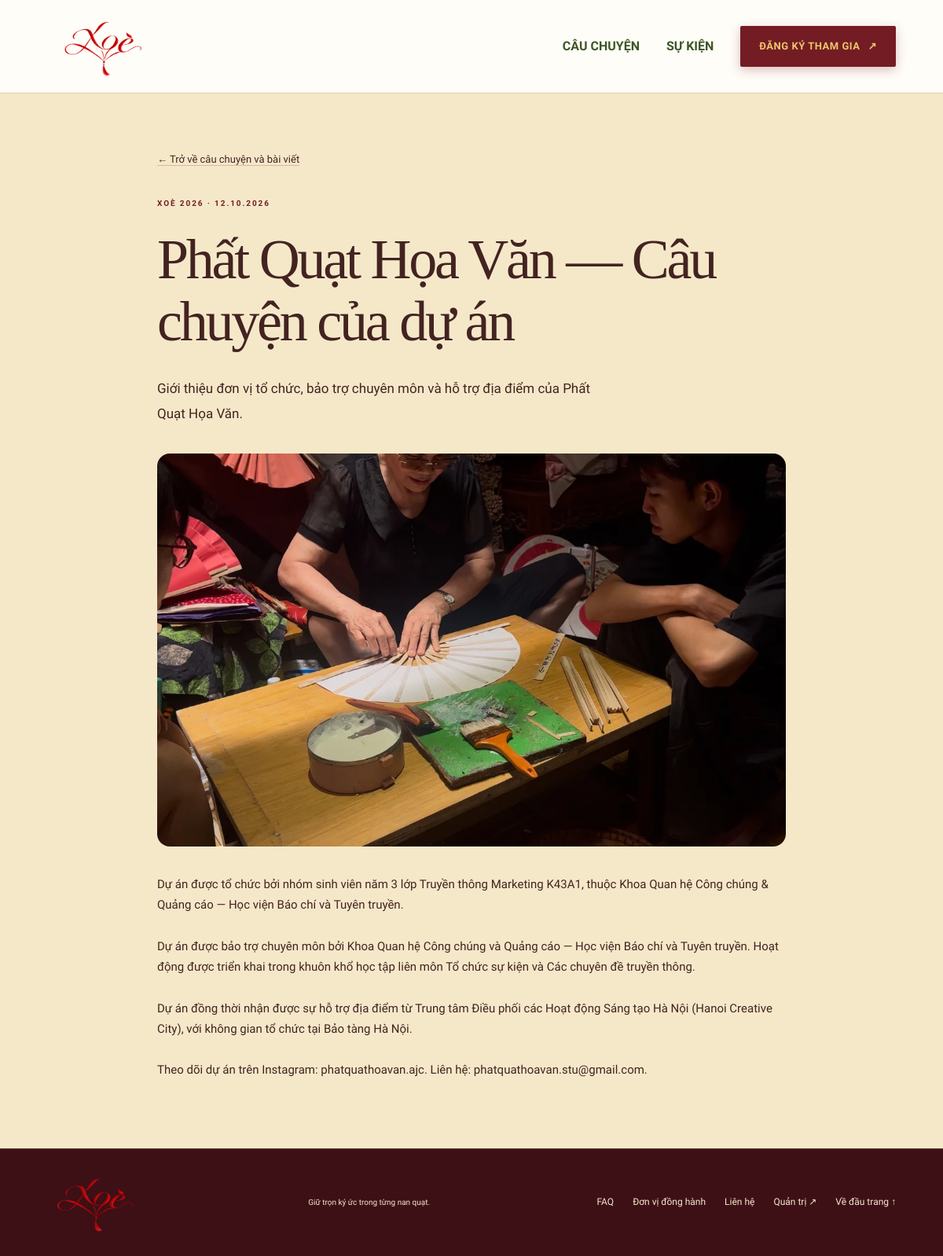
The page /public/post.php?id=2 on the database as committed earlier.
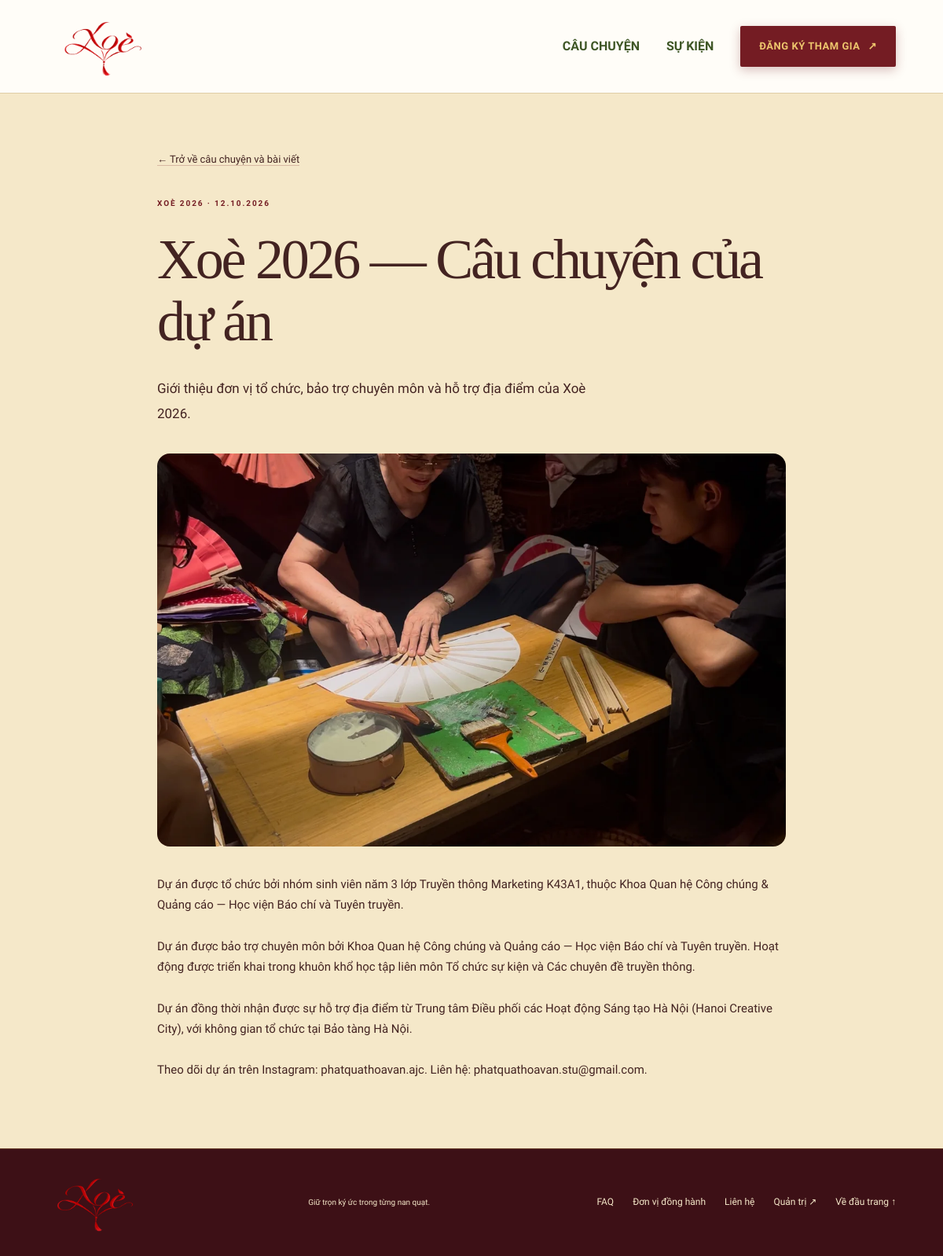
The same page on the database as committed later.
### tables this page shows
CREATE TABLE IF NOT EXISTS posts (
 id INT UNSIGNED AUTO_INCREMENT PRIMARY KEY,
 title VARCHAR(180) NOT NULL, excerpt VARCHAR(500) NOT NULL,
 show_on_home TINYINT(1) NOT NULL DEFAULT 0,
 body_format VARCHAR(10) NOT NULL DEFAULT 'plain',
 body MEDIUMTEXT NOT NULL, image VARCHAR(255) NOT NULL DEFAULT 'assets/village.jpg',
 published TINYINT(1) NOT NULL DEFAULT 0,
 created_at TIMESTAMP DEFAULT CURRENT_TIMESTAMP,
 updated_at TIMESTAMP DEFAULT CURRENT_TIMESTAMP ON UPDATE CURRENT_TIMESTAMP
);

### public/post.php (the view, shortened to what this page needs)
<?php
require __DIR__ . '/../app/bootstrap.php';
$id = filter_input(INPUT_GET, 'id', FILTER_VALIDATE_INT); $post = false;
try { if ($id && $id > 0) { $q = db()->prepare('SELECT * FROM posts WHERE id=? AND published=1'); $q->execute([$id]); $post = $q->fetch(); } }
catch (PDOException $ex) { http_response_code(503); exit('Chưa thể tải bài viết. Vui lòng thử lại sau.'); }
?>
<!doctype html><html lang="vi"><head><meta charset="utf-8"><meta name="viewport" content="width=device-width, initial-scale=1"><?php if ($post) { seo($post['title'].' — Xoè 2026',$post['excerpt'],'post.php?id='.(int)$post['id'],$post['image'],'article'); json_ld(['@context'=>'https://schema.org','@type'=>'BlogPosting','headline'=>$post['title'],'description'=>$post['excerpt'],'image'=>site_url($post['image']),'datePublished'=>(new DateTimeImmutable($post['created_at']))->format('c'),'dateModified'=>(new DateTimeImmutable($post['updated_at']))->format('c'),'mainEntityOfPage'=>site_url('post.php?id='.(int)$post['id']),'author'=>['@type'=>'Organization','name'=>'Xoè 2026']]); } else { echo '<title>Không tìm thấy bài viết</title><meta name="robots" content="noindex">'; } ?><link rel="stylesheet" href="<?= asset_url('assets/style.css') ?>"><script src="<?= asset_url('assets/app.js') ?>" defer></script></head><body><?php site_header(); ?><main class="article-page" id="noi-dung"><a class="back" href="<?= e(site_path('posts.php')) ?>">← Trở về câu chuyện và bài viết</a><?php if ($post): ?><p class="eyebrow" style="margin-top:35px">XOÈ 2026 · <?= e(date('d.m.Y', strtotime($post['created_at']))) ?></p><h1><?= e($post['title']) ?></h1><p class="lead"><?= e($post['excerpt']) ?></p><?= image_tag($post['image'],$post['title'],'fetchpriority="high"','100vw') ?><div class="article-body rich-article"><?= post_body($post) ?></div><?php else: ?><h1>Không tìm thấy bài viết.</h1><p>Bài viết chưa được xuất bản hoặc đã được gỡ.</p><?php endif; ?></main><?php site_footer(); ?></body></html>

### app/bootstrap.php (shortened to what this page needs)
<?php
function e(?string $value): string { return htmlspecialchars($value ?? '', ENT_QUOTES | ENT_SUBSTITUTE, 'UTF-8'); }
function config(): array {
    static $config;
    if ($config === null) {
        $config = require __DIR__.'/config.example.php';
    }
    return $config;
}
function db(): PDO {
    static $pdo;
    if (!$pdo) {
        $c = config();
        $pdo = new PDO("mysql:host={$c['db_host']};port={$c['db_port']};dbname={$c['db_name']};charset=utf8mb4", $c['db_user'], $c['db_password'], [PDO::ATTR_ERRMODE => PDO::ERRMODE_EXCEPTION, PDO::ATTR_DEFAULT_FETCH_MODE => PDO::FETCH_ASSOC, PDO::ATTR_EMULATE_PREPARES => false]);
        $pdo->exec("SET time_zone = '+07:00'");
    }
    return $pdo;
}
function image_path(string $path): bool {
    return (bool) preg_match('~^assets/[a-zA-Z0-9._/-]+\.(?:png|jpg|jpeg|webp)$~i', $path) && !str_contains($path, '..');
}
function image_tag(string $path, string $alt, string $attributes='loading="lazy"', string $sizes='(max-width: 700px) 100vw, 50vw'): string {
    $file=__DIR__.'/../public/'.$path;
    $dim=is_file($file)?@getimagesize($file):false;
    $stem=preg_replace('/\.[^.]+$/','',$path); $sources=[];
    foreach ([480,960,1600] as $width) {
        if (is_file(__DIR__.'/../public/'.$stem.'-'.$width.'.webp')) $sources[]=$stem.'-'.$width.'.webp '.$width.'w';
    }
    $src=is_file(__DIR__.'/../public/'.$stem.'.webp') ? $stem.'.webp' : $path;
    if ($sources && $dim && !in_array($dim[0],[480,960,1600],true)) $sources[]=$src.' '.$dim[0].'w';
    return '<img src="'.e($src).'" alt="'.e($alt).'" '.($dim?'width="'.$dim[0].'" height="'.$dim[1].'" ':'').'decoding="async" '.$attributes.($sources?' srcset="'.e(implode(', ',$sources)).'" sizes="'.e($sizes).'"':'').'>';
}
require_once __DIR__.'/content.php';
require_once __DIR__.'/views.php';

### app/content.php (shortened to what this page needs)
<?php
function post_body(array $post): string {
    return '<p>'.nl2br(e($post['body'])).'</p>';
}

Rows that differ between the two databases and show on the page:
changed posts: title "Phất Quạt Họa Văn — Câu chuyện của dự án" → "Xoè 2026 — Câu chuyện của dự án"; excerpt "Giới thiệu đơn vị tổ chức, bảo trợ chuyên môn và hỗ trợ địa điểm của Phất Quạt Họa Văn." → "Giới thiệu đơn vị tổ chức, bảo trợ chuyên môn và hỗ trợ địa điểm của Xoè 2026."
